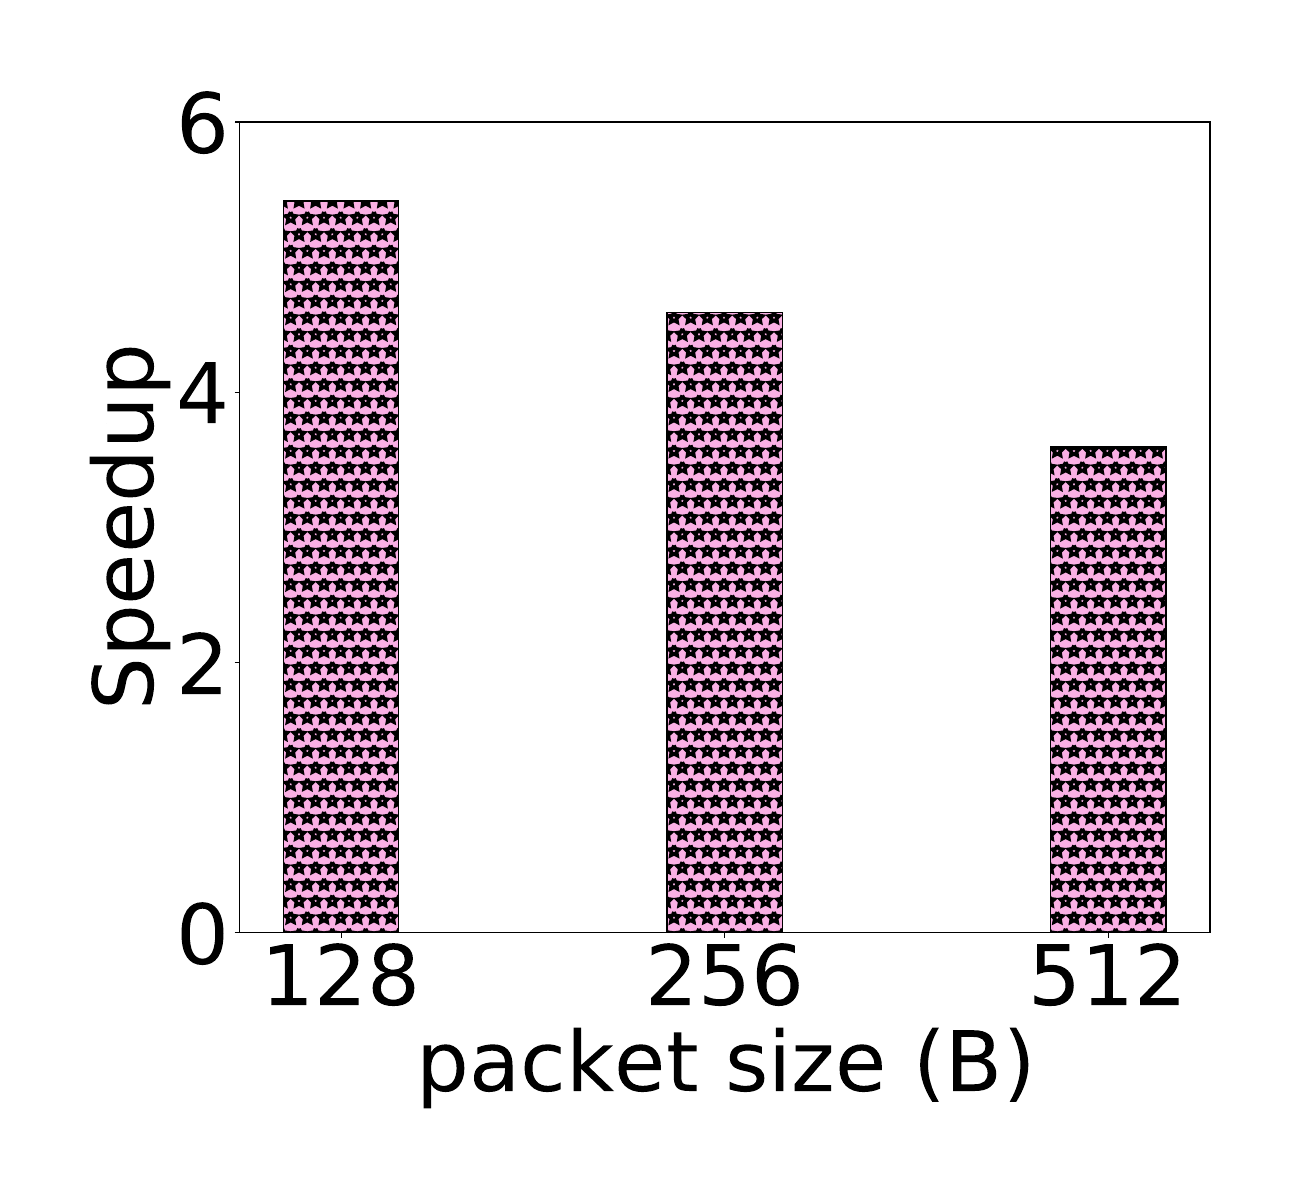

Recreate this plot in Python.
from os import read
import numpy as np
import matplotlib.pyplot as plt
import math
import sys
import csv
import seaborn as sns

plt.rcParams['hatch.linewidth'] = 2.5
palette = sns.color_palette("pastel")


plt.rcParams["figure.figsize"] = (13, 12)
plt.rcParams.update({'font.size': 60})

fig, ax = plt.subplots()

overheads_BFT = [
        2.957919818,
3.536586799,
4.47236202,
6.128233355,
9.535809944,
14.04718478,
7.947705728,
18.39954202,
20.26988941
]

speedup_hw = [
        5.414972144,
4.589759135,
3.59385579]

envs = ['128', '256', '512']

x = np.arange(len(envs))
low = int(min(speedup_hw))
high = int(max(speedup_hw))
plt.ylim([0, math.ceil(high+0.5*(high-low))])
width = 0.30
#x2 = [r+width for r in x]
#ax.bar(x, overheads_BFT, width, color= palette[3], hatch="o", edgecolor="black", label="Overheads due to BFT")
ax.bar(x, speedup_hw, width, color= palette[6], hatch="*", edgecolor="black", label="Speedup due to TNIC")
ax.set_ylabel("Speedup")
ax.set_xticks(x)
ax.set_xlabel("packet size (B)")
ax.set_xticklabels(envs)
#ax.set_title("")
plt.tight_layout()

#ax.legend(loc="upper right", bbox_to_anchor=(1.01, 1.04))
plt.savefig('tnic_speedup.pdf',dpi=400)
#plt.show()
